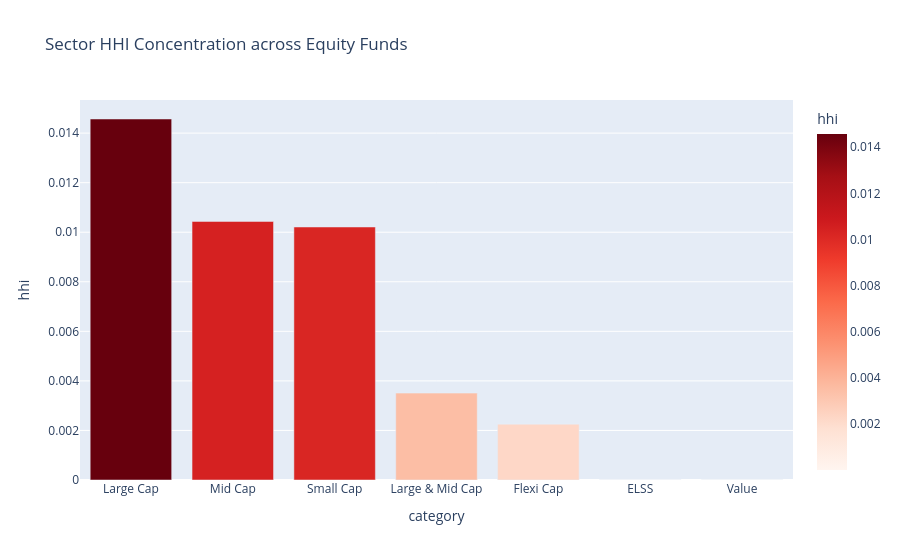

Notebook cell for this chart:
### Code cell
# Task 6 - Sector HHI Concentration
# HHI = sum of squared weights per fund

equity_funds = perf[perf['category'].str.contains('Cap|ELSS|Flexi|Value', na=False)]

# Simulate sector weights using AUM proportion
total_aum = equity_funds['aum_crore'].sum()
equity_funds = equity_funds.copy()
equity_funds['weight'] = equity_funds['aum_crore'] / total_aum

# HHI per fund category
hhi = equity_funds.groupby('category').apply(
    lambda x: (x['weight'] ** 2).sum()
).reset_index()
hhi.columns = ['category', 'hhi']
hhi = hhi.sort_values('hhi', ascending=False)

print(hhi)

# Plot
fig = px.bar(hhi, x='category', y='hhi',
             title='Sector HHI Concentration across Equity Funds',
             color='hhi', color_continuous_scale='Reds')
fig.show()

### Figure 1 — Plotly figure (JSON) as saved in the notebook; plotly's stock layout.template omitted (floating-point values rounded to 4 significant figures)
{"data": [{"hovertemplate": "category=%{x}<br>hhi=%{marker.color}<extra></extra>", "legendgroup": "", "marker": {"color": [0.01457, 0.01044, 0.01021, 0.003507, 0.002255, 1.302e-05, 9.637e-06], "coloraxis": "coloraxis", "pattern": {"shape": ""}}, "name": "", "orientation": "v", "showlegend": false, "textposition": "auto", "type": "bar", "x": ["Large Cap", "Mid Cap", "Small Cap", "Large & Mid Cap", "Flexi Cap", "ELSS", "Value"], "xaxis": "x", "y": [0.01457, 0.01044, 0.01021, 0.003507, 0.002255, 1.302e-05, 9.637e-06], "yaxis": "y"}], "layout": {"barmode": "relative", "coloraxis": {"autocolorscale": false, "colorbar": {"title": {"text": "hhi"}}, "colorscale": [[0, "rgb(255,245,240)"], [0.125, "rgb(254,224,210)"], [0.25, "rgb(252,187,161)"], [0.375, "rgb(252,146,114)"], [0.5, "rgb(251,106,74)"], [0.625, "rgb(239,59,44)"], [0.75, "rgb(203,24,29)"], [0.875, "rgb(165,15,21)"], [1, "rgb(103,0,13)"]]}, "legend": {"tracegroupgap": 0}, "title": {"text": "Sector HHI Concentration across Equity Funds"}, "xaxis": {"anchor": "y", "domain": [0, 1], "title": {"text": "category"}}, "yaxis": {"anchor": "x", "domain": [0, 1], "title": {"text": "hhi"}}}}
